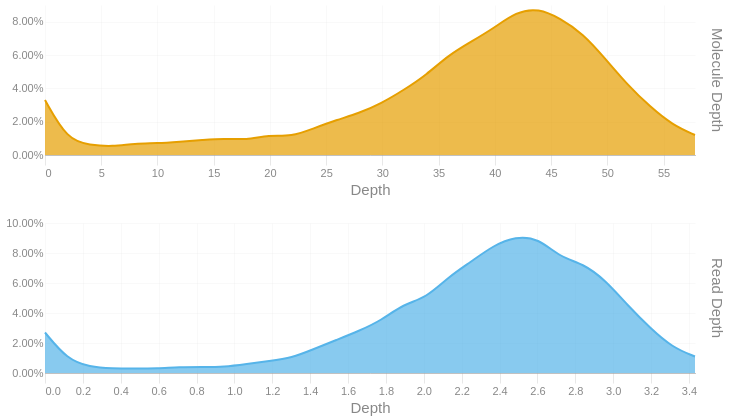

Here is the notebook cell this chart was saved with:
### Code cell
readdep = depth_hist(tb['Read Depth'], q99, 3)
readdep = readdep.with_columns(pl.lit('Read Depth').alias('Metric'))
if not SKIPLR:
    moldep = depth_hist(tb['Molecule Depth'], mol_q99, 1)
    moldep = moldep.with_columns(pl.lit('Molecule Depth').alias('Metric'))
    _hist = pl.concat([readdep, moldep])
    _hist = _hist.filter(pl.col('Proportion') != 0)
    with SafeRender(_hist):
        (
            alt.Chart(_hist)        
            .mark_area(interpolate = "basis")
            .encode(
                x=alt.X('Bin:Q').scale(domainMin=0).axis(alt.Axis(title='Depth')),
                y = alt.Y('Proportion:Q', title = None).axis(format = '.2%'),
                color = alt.Color('Metric:N').legend(None),
                row = alt.Row("Metric:N").header(title = None, labelOrient = 'right'),
                tooltip = [
                    alt.Tooltip("Metric:N", title = "Metric"),
                    alt.Tooltip('Interval:N', title = "Depth Interval"),
                    alt.Tooltip('Proportion:Q', title = "% Alignments").format('.2%')
                ]
            )
            .resolve_scale(x='independent', y='independent')
            .properties(
                height = 150, width = 650,
                usermeta={'embedOptions': {'downloadFileName': f'{samplename}.depth.hist'}}
            )
        ).display()
else:
    readdep = readdep.filter(pl.col('Proportion') != 0)
    with SafeRender(readdep):
        (
            alt.Chart(readdep)        
            .mark_area(interpolate = "basis")
            .encode(
                x=alt.X('Bin:Q').scale(domainMin=0).axis(alt.Axis(title='Depth')),
                y = alt.Y('Proportion:Q', title = None).axis(format = '.2%'),
                tooltip = [
                    alt.Tooltip('Interval:N', title = "Depth Interval"),
                    alt.Tooltip('Proportion:Q', title = "% Alignments").format('.2%')
                ]
            )
            .properties(
                usermeta={'embedOptions': {'downloadFileName': f'{samplename}.depth.hist'}}
            )
        ).display()

### Figure 1 — Vega-Lite specification as saved in the notebook (floating-point values rounded to 4 significant figures)
{"width": 650, "height": 150, "config": {"title": {"anchor": "start", "dy": -15, "fontSize": 18, "color": "#888888", "subtitleColor": "#888888", "subtitleFontSize": 14}, "arc": {"fill": "#0072B2"}, "axis": {"domainColor": "#888888", "domainWidth": 0.5, "gridWidth": 0.2, "grid": false, "titleFontWeight": 400, "titleFontSize": 15, "labelFontSize": 11, "labelColor": "#888888", "tickColor": "#888888", "tickWidth": 0.2, "titleColor": "#888888"}, "axisBand": {"grid": false}, "axisX": {"grid": true, "tickSize": 10, "domainCap": "round"}, "axisY": {"domain": false, "grid": true, "tickSize": 0, "domainCap": "round"}, "background": "transparent", "header": {"labelFontSize": 15, "labelColor": "#888888", "titleFontSize": 15, "titleFontWeight": 600, "titleColor": "#888888"}, "legend": {"labelFont": "sans-serif", "labelFontSize": 12, "labelColor": "#888888", "symbolSize": 100, "symbolType": "circle", "titleFontSize": 12, "titlePadding": 10, "titleColor": "#888888", "title": null}, "range": {"category": ["#E69F00", "#56B4E9", "#009E73", "#F0E442", "#0072B2", "#D55E00", "#CC79A7", "#000000"], "diverging": ["#cfe8f3", "#a2d4ec", "#73bfe2", "#46abdb", "#1696d2", "#12719e"]}, "area": {"fill": "#0072B2", "fillOpacity": 0.7, "line": true, "strokeOpacity": 0.7}, "line": {"color": "#0072B2", "stroke": "#0072B2", "strokeWidth": 2}, "trail": {"color": "#0072B2", "stroke": "#0072B2", "strokeWidth": 0, "size": 1}, "point": {"filled": true, "fillOpacity": 1.0, "size": 95}, "text": {"color": "#888888", "fontSize": 11, "align": "right", "fontWeight": 400, "size": 11}, "bar": {"fill": "#0072B2", "stroke": null}, "view": {"stroke": null, "continuousWidth": 660, "continuousHeight": 400}}, "data": {"name": "data-60e54d64ab5e5cc6fea4a5ef6c7ebeee"}, "mark": {"type": "area", "interpolate": "basis"}, "encoding": {"color": {"field": "Metric", "legend": null, "type": "nominal"}, "row": {"field": "Metric", "header": {"title": null, "labelOrient": "right"}, "type": "nominal"}, "tooltip": [{"field": "Metric", "title": "Metric", "type": "nominal"}, {"field": "Interval", "title": "Depth Interval", "type": "nominal"}, {"field": "Proportion", "format": ".2%", "title": "% Alignments", "type": "quantitative"}], "x": {"axis": {"title": "Depth"}, "field": "Bin", "scale": {"domainMin": 0}, "type": "quantitative"}, "y": {"axis": {"format": ".2%"}, "field": "Proportion", "title": null, "type": "quantitative"}}, "resolve": {"scale": {"x": "independent", "y": "independent"}}, "usermeta": {"embedOptions": {"downloadFileName": "S3_Waccamaw_1708.depth.hist"}}, "$schema": "https://vega.github.io/schema/vega-lite/v6.1.0.json", "datasets": {"data-60e54d64ab5e5cc6fea4a5ef6c7ebeee": [{"Bin": 0.0, "Interval": "0.0-0.118", "Proportion": 0.027, "Metric": "Read Depth"}, {"Bin": 0.118, "Interval": "0.118-0.237", "Proportion": 0.009, "Metric": "Read Depth"}, {"Bin": 0.237, "Interval": "0.237-0.355", "Proportion": 0.004, "Metric": "Read Depth"}, {"Bin": 0.355, "Interval": "0.355-0.473", "Proportion": 0.003, "Metric": "Read Depth"}, {"Bin": 0.473, "Interval": "0.473-0.592", "Proportion": 0.003, "Metric": "Read Depth"}, {"Bin": 0.592, "Interval": "0.592-0.71", "Proportion": 0.003, "Metric": "Read Depth"}, {"Bin": 0.71, "Interval": "0.71-0.828", "Proportion": 0.004, "Metric": "Read Depth"}, {"Bin": 0.828, "Interval": "0.828-0.947", "Proportion": 0.004, "Metric": "Read Depth"}, {"Bin": 0.947, "Interval": "0.947-1.065", "Proportion": 0.004, "Metric": "Read Depth"}, {"Bin": 1.065, "Interval": "1.065-1.183", "Proportion": 0.006, "Metric": "Read Depth"}, {"Bin": 1.183, "Interval": "1.183-1.302", "Proportion": 0.008, "Metric": "Read Depth"}, {"Bin": 1.302, "Interval": "1.302-1.42", "Proportion": 0.01, "Metric": "Read Depth"}, {"Bin": 1.42, "Interval": "1.42-1.538", "Proportion": 0.016, "Metric": "Read Depth"}, {"Bin": 1.538, "Interval": "1.538-1.657", "Proportion": 0.022, "Metric": "Read Depth"}, {"Bin": 1.657, "Interval": "1.657-1.775", "Proportion": 0.028, "Metric": "Read Depth"}, {"Bin": 1.775, "Interval": "1.775-1.893", "Proportion": 0.035, "Metric": "Read Depth"}, {"Bin": 1.893, "Interval": "1.893-2.012", "Proportion": 0.046, "Metric": "Read Depth"}, {"Bin": 2.012, "Interval": "2.012-2.13", "Proportion": 0.05, "Metric": "Read Depth"}, {"Bin": 2.13, "Interval": "2.13-2.248", "Proportion": 0.064, "Metric": "Read Depth"}, {"Bin": 2.248, "Interval": "2.248-2.367", "Proportion": 0.074, "Metric": "Read Depth"}, {"Bin": 2.367, "Interval": "2.367-2.485", "Proportion": 0.085, "Metric": "Read Depth"}, {"Bin": 2.485, "Interval": "2.485-2.603", "Proportion": 0.091, "Metric": "Read Depth"}, {"Bin": 2.603, "Interval": "2.603-2.722", "Proportion": 0.09, "Metric": "Read Depth"}, {"Bin": 2.722, "Interval": "2.722-2.84", "Proportion": 0.077, "Metric": "Read Depth"}, {"Bin": 2.84, "Interval": "2.84-2.958", "Proportion": 0.073, "Metric": "Read Depth"}, {"Bin": 2.958, "Interval": "2.958-3.077", "Proportion": 0.062, "Metric": "Read Depth"}, {"Bin": 3.077, "Interval": "3.077-3.195", "Proportion": 0.045, "Metric": "Read Depth"}, {"Bin": 3.195, "Interval": "3.195-3.313", "Proportion": 0.03, "Metric": "Read Depth"}, {"Bin": 3.313, "Interval": "3.313-3.432", "Proportion": 0.017, "Metric": "Read Depth"}, {"Bin": 3.432, "Interval": "3.432-3.55", "Proportion": 0.011, "Metric": "Read Depth"}, {"Bin": 0.0, "Interval": "0.0-2.0", "Proportion": 0.033, "Metric": "Molecule Depth"}, {"Bin": 2.0, "Interval": "2.0-4.0", "Proportion": 0.009, "Metric": "Molecule Depth"}, {"Bin": 4.0, "Interval": "4.0-6.0", "Proportion": 0.006, "Metric": "Molecule Depth"}, {"Bin": 6.0, "Interval": "6.0-8.0", "Proportion": 0.005, "Metric": "Molecule Depth"}, {"Bin": 8.0, "Interval": "8.0-10.0", "Proportion": 0.007, "Metric": "Molecule Depth"}, {"Bin": 10.0, "Interval": "10.0-12.0", "Proportion": 0.007, "Metric": "Molecule Depth"}, {"Bin": 12.0, "Interval": "12.0-14.0", "Proportion": 0.008, "Metric": "Molecule Depth"}, {"Bin": 14.0, "Interval": "14.0-15.9", "Proportion": 0.009, "Metric": "Molecule Depth"}, {"Bin": 15.9, "Interval": "15.9-17.9", "Proportion": 0.01, "Metric": "Molecule Depth"}, {"Bin": 17.9, "Interval": "17.9-19.9", "Proportion": 0.009, "Metric": "Molecule Depth"}, {"Bin": 19.9, "Interval": "19.9-21.9", "Proportion": 0.012, "Metric": "Molecule Depth"}, {"Bin": 21.9, "Interval": "21.9-23.9", "Proportion": 0.011, "Metric": "Molecule Depth"}, {"Bin": 23.9, "Interval": "23.9-25.9", "Proportion": 0.016, "Metric": "Molecule Depth"}, {"Bin": 25.9, "Interval": "25.9-27.9", "Proportion": 0.021, "Metric": "Molecule Depth"}, {"Bin": 27.9, "Interval": "27.9-29.9", "Proportion": 0.025, "Metric": "Molecule Depth"}, {"Bin": 29.9, "Interval": "29.9-31.9", "Proportion": 0.031, "Metric": "Molecule Depth"}, {"Bin": 31.9, "Interval": "31.9-33.9", "Proportion": 0.039, "Metric": "Molecule Depth"}, {"Bin": 33.9, "Interval": "33.9-35.9", "Proportion": 0.048, "Metric": "Molecule Depth"}, {"Bin": 35.9, "Interval": "35.9-37.9", "Proportion": 0.06, "Metric": "Molecule Depth"}, {"Bin": 37.9, "Interval": "37.9-39.9", "Proportion": 0.068, "Metric": "Molecule Depth"}, {"Bin": 39.9, "Interval": "39.9-41.9", "Proportion": 0.076, "Metric": "Molecule Depth"}, {"Bin": 41.9, "Interval": "41.9-43.9", "Proportion": 0.086, "Metric": "Molecule Depth"}, {"Bin": 43.9, "Interval": "43.9-45.8", "Proportion": 0.088, "Metric": "Molecule Depth"}, {"Bin": 45.8, "Interval": "45.8-47.8", "Proportion": 0.082, "Metric": "Molecule Depth"}, {"Bin": 47.8, "Interval": "47.8-49.8", "Proportion": 0.073, "Metric": "Molecule Depth"}, {"Bin": 49.8, "Interval": "49.8-51.8", "Proportion": 0.058, "Metric": "Molecule Depth"}, {"Bin": 51.8, "Interval": "51.8-53.8", "Proportion": 0.042, "Metric": "Molecule Depth"}, {"Bin": 53.8, "Interval": "53.8-55.8", "Proportion": 0.029, "Metric": "Molecule Depth"}, {"Bin": 55.8, "Interval": "55.8-57.8", "Proportion": 0.018, "Metric": "Molecule Depth"}, {"Bin": 57.8, "Interval": "57.8-59.8", "Proportion": 0.012, "Metric": "Molecule Depth"}]}}
